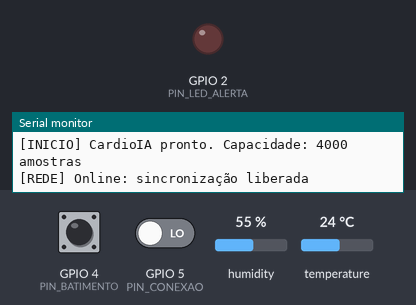
Bench run of a sketch on a simulated ESP32. Parts: output pins drawn as LEDs (lit = HIGH), the last lines printed to the serial monitor. The inputs (shaded band) are chosen by the test bench; at power-on: temperature 24 °C, GPIO 4 (PIN_BATIMENTO) HIGH, GPIO 5 (PIN_CONEXAO) LOW, humidity 55 %. WiFi joins after 1.5 s; servers stay silent unless stated; random numbers use the default seed unless the sketch sets one; no MQTT or app messages arrive unless stated.

Above: at 1.2 s.
1.3 s: temperature set to 37.4 °C
6.5 s: temperature set to 38.6 °C
At 11.3 s:
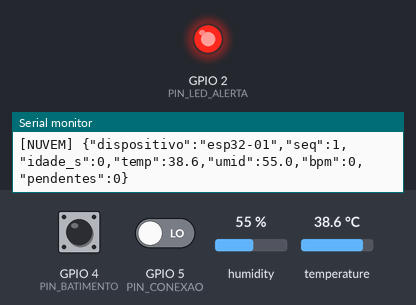
13.1 s: temperature set to 12 °C
At 16.2 s:
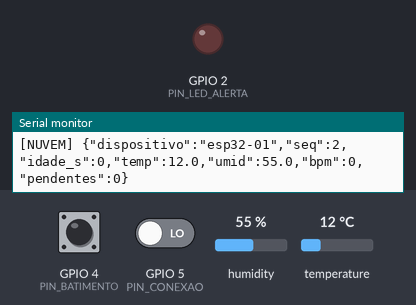
16.5 s: temperature set to 41 °C
At 21.4 s:
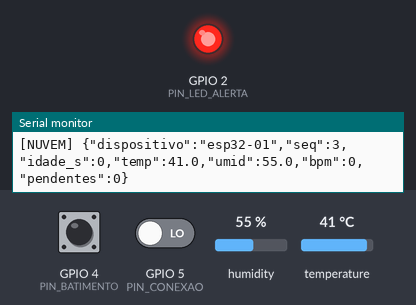
Timing chart, 0 to 22.5 s (numbered marks = the images above; inputs shaded):
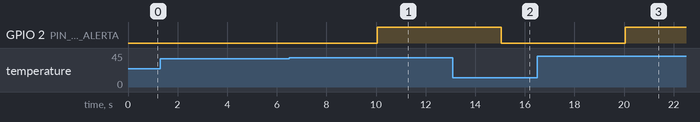

Measured:
- the behaviour switches between 38 and 38.1 °C on temperature (found by bisection; images 0 and 1)
- after the input at 6.5 s, GPIO 2 (PIN_LED_ALERTA): LOW → HIGH after 3.6 s
- after the input at 13.1 s, GPIO 2 (PIN_LED_ALERTA): HIGH → LOW after 2.0 s
- after the input at 16.5 s, GPIO 2 (PIN_LED_ALERTA): LOW → HIGH after 3.6 s

The sketch:

sketch.ino
```cpp
/*
 * CardioIA - Fase 3: monitor cardíaco vestível (simulado no Wokwi)
 * Integrantes: Gustavo Trindade Soares (RM567848)
 *              João Pedro Nishikawa Alves (RM562376)
 *
 * Fluxo: captura (DHT22 + botão de batimento) -> buffer local -> envio FIFO
 *        por MQTT e Serial -> remoção da amostra enviada.
 *
 * O buffer usa RAM porque, nos simuladores, o SPIFFS é volátil (ver enunciado).
 * Toda leitura também aparece no Monitor Serial, a alternativa de resiliência
 * aceita pela atividade.
 */

#include <WiFi.h>
#include <PubSubClient.h>
#include <DHT.h>

// Pinos
const int PIN_DHT = 15;
const int PIN_BATIMENTO = 4;
const int PIN_CONEXAO = 5;
const int PIN_LED_ALERTA = 2;

// Rede. Broker público: use apenas dados fictícios, pois qualquer pessoa pode ler o tópico.
const char *WIFI_SSID = "Wokwi-GUEST";
const char *WIFI_SENHA = "";
const char *MQTT_BROKER = "broker.hivemq.com";
const int MQTT_PORTA = 1883;
const char *MQTT_TOPICO = "cardioia/fase3-7f3a/esp32-01/vitais";

// Temporização
const unsigned long LEITURA_MS = 5000;        // uma amostra a cada 5 s
const unsigned long ENVIO_MS = 50;            // até 20 envios/s, para esvaziar o buffer sem travar o loop
const unsigned long RECONEXAO_MS = 5000;
const unsigned long DEBOUNCE_MS = 200;        // limita a leitura a 300 bpm
const unsigned long SEM_BATIMENTO_MS = 6000;  // sem toque por 6 s: bpm = 0 ("sem leitura")

// Limites clínicos definidos pelo grupo
const float TEMP_MAX = 38.0;
const int BPM_MAX = 120;
const int BPM_MIN = 50;

// Estratégia de armazenamento limitado: 4.000 amostras x 5 s = cerca de 5 h 33 min offline,
// em 64 KB de RAM (5.000 não cabem na memória estática do ESP32).
// Cheio, descarta a mais antiga, pois a leitura recente vale mais na clínica.
const int CAPACIDADE = 4000;

struct Amostra {
  uint32_t instanteMs;
  uint32_t seq;
  int16_t tempDecimos;  // décimos de grau: 365 = 36,5 °C; economiza RAM em relação a float
  int16_t umidDecimos;
  uint16_t bpm;
};

Amostra buffer[CAPACIDADE];
int inicio = 0;
int total = 0;
uint32_t proximaSeq = 0;
uint32_t descartadas = 0;

// Batimentos: a interrupção não perde toques enquanto o loop tenta reconectar
const int N_BATIDAS = 6;
volatile unsigned long batidas[N_BATIDAS];
volatile int batidasContadas = 0;

DHT dht(PIN_DHT, DHT22);
WiFiClient wifiClient;
PubSubClient mqtt(wifiClient);

unsigned long ultimaLeitura = 0;
unsigned long ultimoEnvio = 0;
unsigned long ultimaReconexao = 0;
bool sincronizando = false;

// Conectividade simulada pedida no enunciado: a chave deslizante define esta variável
bool wifiConectado = false;

void IRAM_ATTR aoBater() {
  unsigned long agora = millis();
  int ultima = (batidasContadas + N_BATIDAS - 1) % N_BATIDAS;
  if (batidasContadas > 0 && agora - batidas[ultima] < DEBOUNCE_MS) return;
  batidas[batidasContadas % N_BATIDAS] = agora;
  // Mantém o índice circular sem perder a informação de que já houve N batidas
  batidasContadas = batidasContadas >= 2 * N_BATIDAS - 1 ? N_BATIDAS : batidasContadas + 1;
}

// Média dos intervalos entre os últimos toques. Uma pausa longa encerra a janela,
// para que toques antigos não distorçam o resultado.
int calcularBpm() {
  noInterrupts();
  int contadas = batidasContadas;
  unsigned long copia[N_BATIDAS];
  for (int i = 0; i < N_BATIDAS; i++) copia[i] = batidas[i];
  interrupts();

  int n = min(contadas, N_BATIDAS);
  if (n < 2) return 0;
  int indiceUltima = (contadas + N_BATIDAS - 1) % N_BATIDAS;
  unsigned long ultima = copia[indiceUltima];
  if (millis() - ultima > SEM_BATIMENTO_MS) return 0;

  unsigned long primeira = ultima;
  int intervalos = 0;
  for (int k = 1; k < n; k++) {
    unsigned long anterior = copia[(indiceUltima + N_BATIDAS - k) % N_BATIDAS];
    if (primeira - anterior > SEM_BATIMENTO_MS) break;
    primeira = anterior;
    intervalos++;
  }
  return intervalos == 0 ? 0 : 60000UL * intervalos / (ultima - primeira);
}

void guardar(const Amostra &a) {
  if (total == CAPACIDADE) {
    inicio = (inicio + 1) % CAPACIDADE;
    total--;
    descartadas++;
  }
  buffer[(inicio + total) % CAPACIDADE] = a;
  total++;
}

void removerMaisAntiga() {
  inicio = (inicio + 1) % CAPACIDADE;
  total--;
}

void lerSensores() {
  float temp = dht.readTemperature();
  float umid = dht.readHumidity();
  if (isnan(temp) || isnan(umid)) {
    Serial.println("[ERRO] Falha na leitura do DHT22; amostra ignorada");
    return;
  }

  Amostra a = {millis(), proximaSeq++, (int16_t)lround(temp * 10), (int16_t)lround(umid * 10),
               (uint16_t)calcularBpm()};
  guardar(a);

  // Alerta na borda: o LED funciona mesmo sem internet
  bool alerta = temp > TEMP_MAX || a.bpm > BPM_MAX || (a.bpm > 0 && a.bpm < BPM_MIN);
  digitalWrite(PIN_LED_ALERTA, alerta);

  Serial.printf("[LEITURA] seq=%lu temp=%.1fC umid=%.1f%% bpm=%u alerta=%s pendentes=%d descartadas=%lu\n",
                (unsigned long)a.seq, temp, umid, a.bpm, alerta ? "SIM" : "nao", total,
                (unsigned long)descartadas);
}

// Mantém Wi-Fi e MQTT conectados conforme a variável de conectividade simulada
void atualizarConexao() {
  bool estado = digitalRead(PIN_CONEXAO) == LOW;
  if (estado != wifiConectado) {
    wifiConectado = estado;
    Serial.println(wifiConectado ? "[REDE] Online: sincronização liberada"
                                 : "[REDE] Offline: guardando amostras localmente");
    if (!wifiConectado) mqtt.disconnect();
  }
  if (!wifiConectado || WiFi.status() != WL_CONNECTED || mqtt.connected()) return;

  unsigned long agora = millis();
  if (agora - ultimaReconexao < RECONEXAO_MS) return;
  ultimaReconexao = agora;

  String clientId = "cardioia-esp32-" + String(esp_random(), HEX);
  if (mqtt.connect(clientId.c_str())) {
    Serial.println("[MQTT] Conectado ao broker");
  } else {
    Serial.printf("[MQTT] Falha na conexão, estado=%d\n", mqtt.state());
  }
}

// Só remove a amostra depois que o publish é aceito; se falhar, ela continua no buffer
void enviarMaisAntiga() {
  const Amostra &a = buffer[inicio];
  char json[128];
  snprintf(json, sizeof(json),
           "{\"dispositivo\":\"esp32-01\",\"seq\":%lu,\"idade_s\":%lu,\"temp\":%.1f,\"umid\":%.1f,"
           "\"bpm\":%u,\"pendentes\":%d}",
           (unsigned long)a.seq, (unsigned long)((millis() - a.instanteMs) / 1000),
           a.tempDecimos / 10.0, a.umidDecimos / 10.0, a.bpm, total - 1);

  if (!mqtt.publish(MQTT_TOPICO, json)) {
    Serial.println("[MQTT] Publicação recusada; amostra mantida no buffer");
    return;
  }
  Serial.print("[NUVEM] ");
  Serial.println(json);
  removerMaisAntiga();
}

void sincronizar() {
  if (total == 0) {
    if (sincronizando) Serial.println("[SYNC] Buffer vazio: sincronização concluída");
    sincronizando = false;
    return;
  }
  if (!wifiConectado || !mqtt.connected() || millis() - ultimoEnvio < ENVIO_MS) return;
  if (!sincronizando && total > 1) {
    Serial.printf("[SYNC] Enviando %d amostras pendentes\n", total);
    sincronizando = true;
  }
  ultimoEnvio = millis();
  enviarMaisAntiga();
}

void setup() {
  Serial.begin(115200);
  pinMode(PIN_BATIMENTO, INPUT_PULLUP);
  pinMode(PIN_CONEXAO, INPUT_PULLUP);
  pinMode(PIN_LED_ALERTA, OUTPUT);
  attachInterrupt(digitalPinToInterrupt(PIN_BATIMENTO), aoBater, FALLING);

  dht.begin();
  WiFi.mode(WIFI_STA);
  WiFi.begin(WIFI_SSID, WIFI_SENHA);  // não bloqueia: a coleta começa mesmo sem rede
  mqtt.setServer(MQTT_BROKER, MQTT_PORTA);
  mqtt.setSocketTimeout(2);

  Serial.printf("[INICIO] CardioIA pronto. Capacidade: %d amostras\n", CAPACIDADE);
}

void loop() {
  atualizarConexao();
  mqtt.loop();

  if (millis() - ultimaLeitura >= LEITURA_MS) {
    ultimaLeitura = millis();
    lerSensores();
  }
  sincronizar();
  delay(2);
}
```
